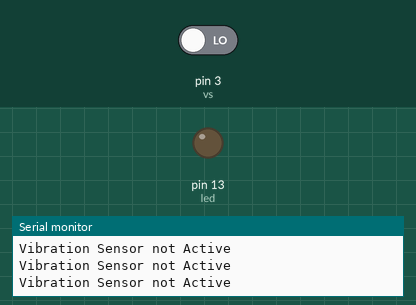
Bench run of a sketch on a simulated Arduino Uno, built with avr-gcc and run on an emulated ATmega328P. Parts: output pins drawn as LEDs (lit = HIGH), the last lines printed to the serial monitor. The inputs (shaded band) are chosen by the test bench; at power-on: pin 3 (vs) LOW.

Above: at 1.2 s.
1.3 s: pin 3 (vs) driven HIGH
At 2.5 s:
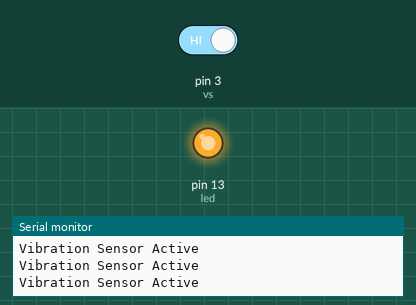
2.8 s: pin 3 (vs) driven LOW
At 4.0 s:
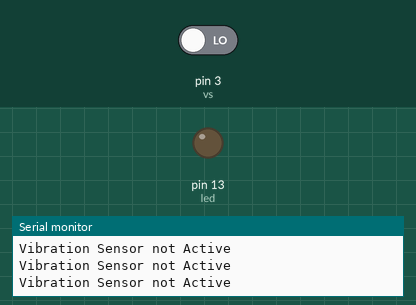
Timing chart, 0 to 5.8 s (numbered marks = the images above; inputs shaded):
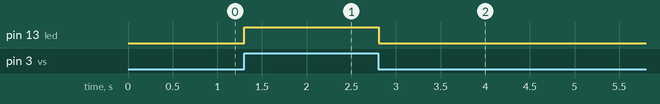

Measured:
- after the input at 1.3 s, pin 13 (led): LOW → HIGH at once
- after the input at 2.8 s, pin 13 (led): HIGH → LOW at once

The sketch:

Program_VibrationSensor.ino
```cpp
// define pin
int vs = 3;
int led= 13;
int val;

void setup() {
  // put your setup code here, to run once:
Serial.begin(9600);
pinMode(vs,INPUT);
pinMode(led,OUTPUT);
}


void loop() {
  // put your main code here, to run repeatedly:

val = digitalRead(vs);


if(val==1) {
  Serial.println("Vibration Sensor Active");
  digitalWrite(led,HIGH);
  }

else{
  Serial.println("Vibration Sensor not Active");
  digitalWrite(led,LOW);
  }

delay(100);
}
```
